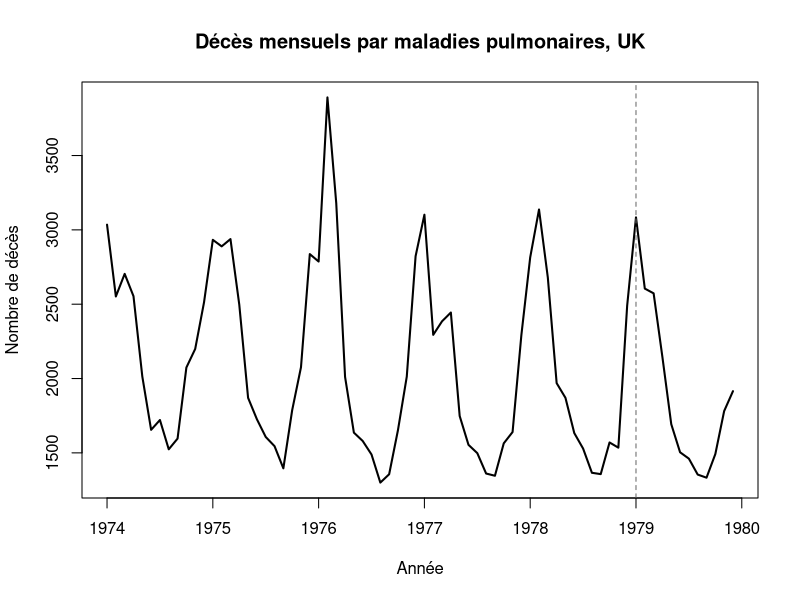
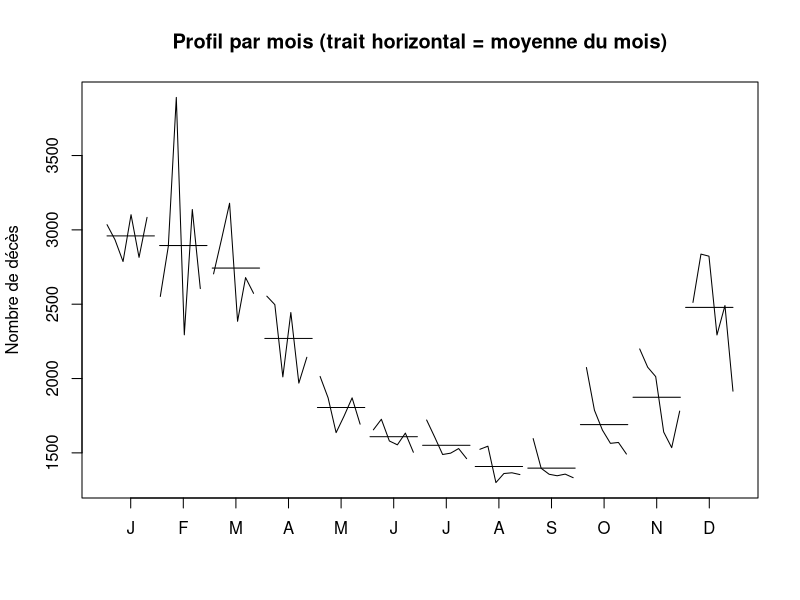
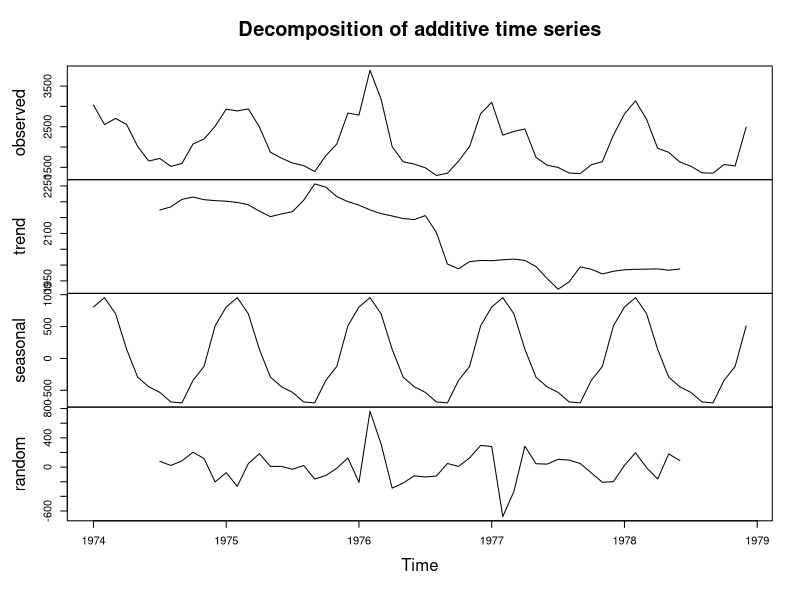
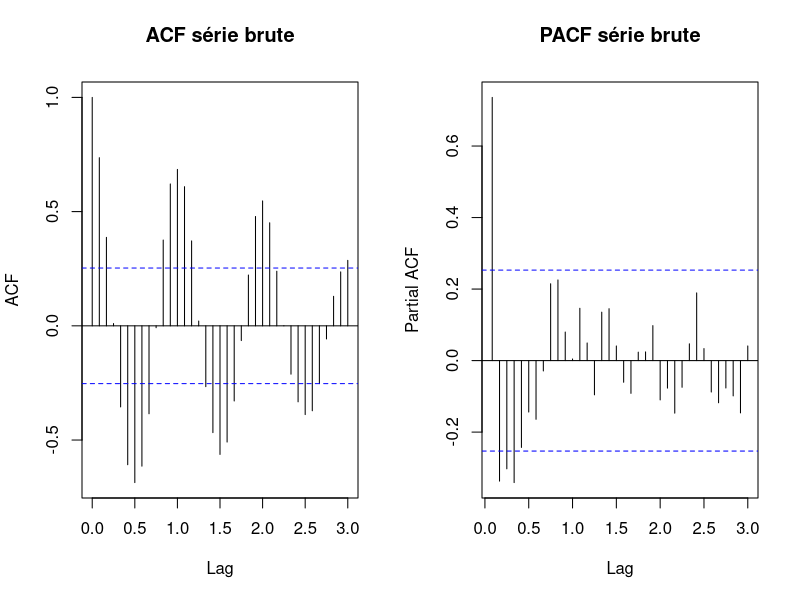
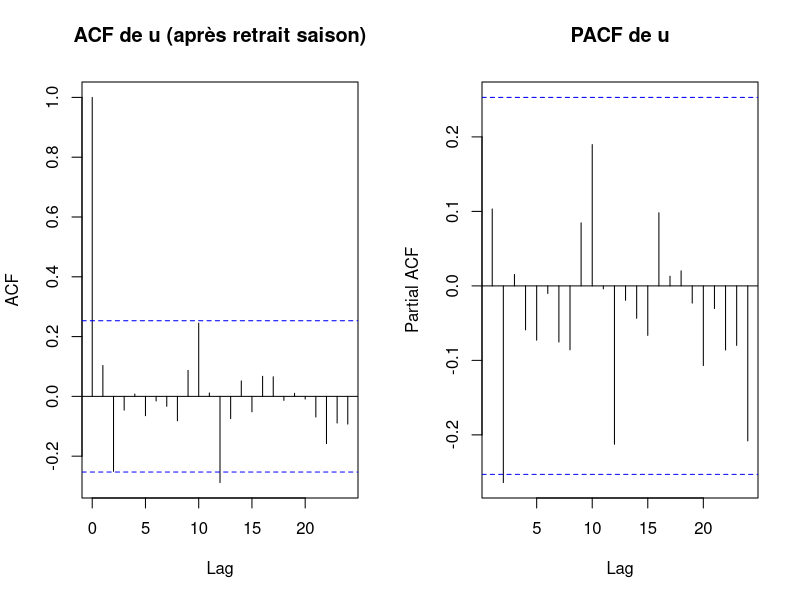
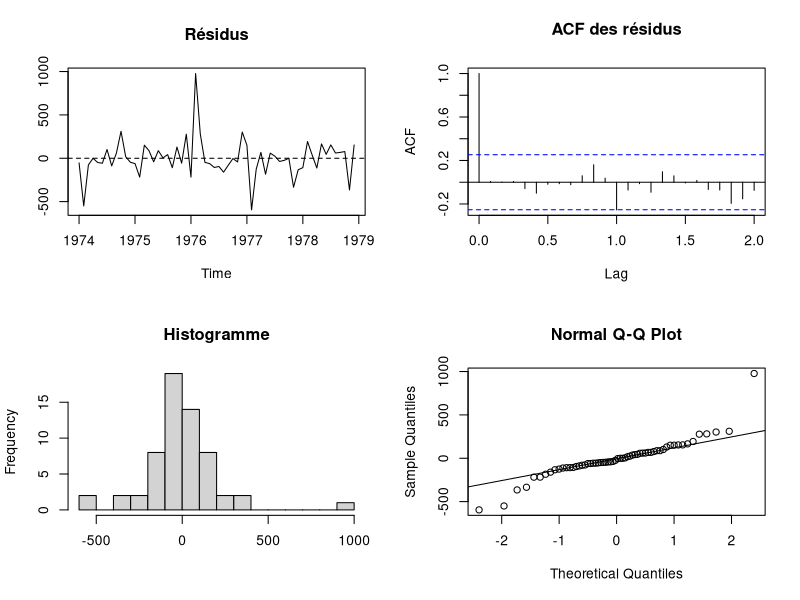
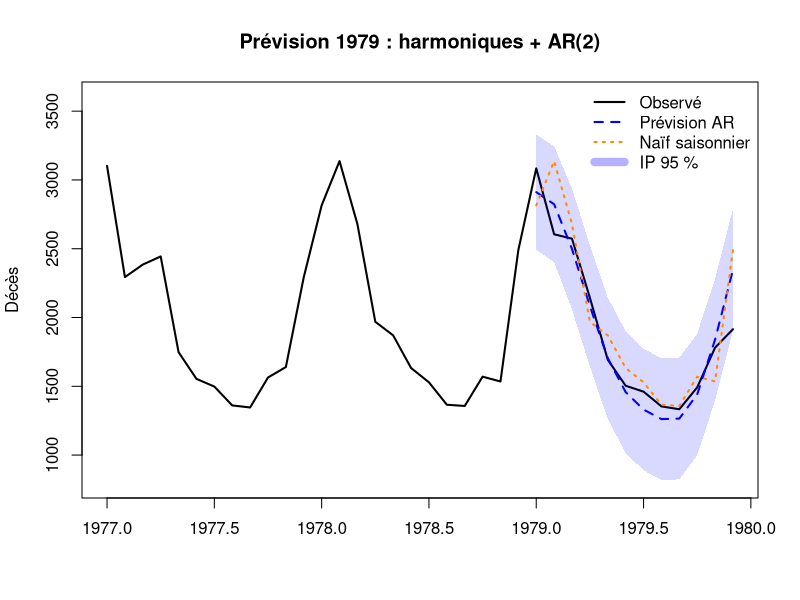
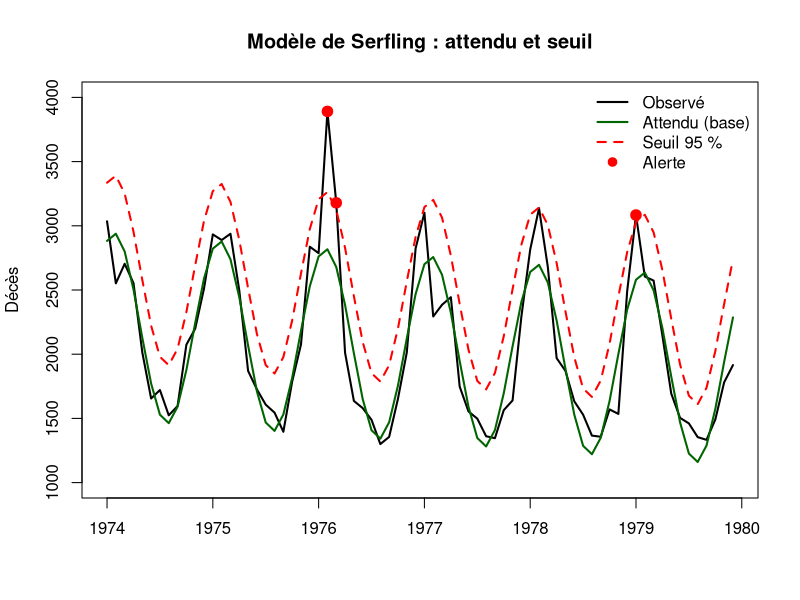

Here is the R script that generated these plots, in order:
# =============================================================================
#  PROJET SÉRIES TEMPORELLES : décès mensuels par maladies pulmonaires (UK)
#  Données : ldeaths (R, package datasets), janvier 1974 – décembre 1979
#  Auteur  : Christian TOSSE
#
#  Plan :
#   0. Les données et leur structure
#   1. Exploration : graphiques, tendance, saisonnalité, ACF / PACF
#   2. Pourquoi un AR "brut" ne suffit pas (expérience instructive)
#   3. Le modèle retenu : régression harmonique + erreurs AR(p)
#   4. Validation : diagnostic des résidus
#   5. Prévision de 1979 : RMSE, intervalles de prévision
#   6. Bonus : modèle de Serfling et seuil épidémique
#
#  Aucun package externe : uniquement R de base (stats, graphics).
# =============================================================================


# -----------------------------------------------------------------------------
# 0. LES DONNÉES ET LEUR STRUCTURE
# -----------------------------------------------------------------------------

dir.create("figures", showWarnings = FALSE)   # dossier où l'on sauvegarde les graphiques

y <- ldeaths                                  # la série est déjà dans R : on la copie dans y
print(y)                                      # tableau années x mois : 6 lignes, 12 colonnes
class(y)                                      # "ts" : objet série temporelle (valeurs + calendrier)
start(y); end(y)                              # début 1974 mois 1, fin 1979 mois 12
frequency(y)                                  # 12 observations par an -> données mensuelles
length(y)                                     # 72 observations au total (6 ans x 12 mois)
summary(y)                                    # min 1300, médiane 1870, moyenne 2057, max 3891
# Interprétation : ~2000 décès par mois en moyenne, avec un écart énorme
# entre le mois le plus bas (1300) et le plus haut (3891, février 1976).

# Découpage apprentissage / test : on cache la dernière année au modèle
y_train <- window(y, end   = c(1978, 12))     # 1974-1978 : 60 mois pour estimer
y_test  <- window(y, start = c(1979, 1))      # 1979 : 12 mois pour juger les prévisions
n_train <- length(y_train)                    # 60
h       <- length(y_test)                     # horizon de prévision : 12 mois


# -----------------------------------------------------------------------------
# 1. EXPLORATION
# -----------------------------------------------------------------------------

# 1.a Chronogramme : la série dans le temps
png("figures/01_chronogramme.png", width = 900, height = 450)  # ouvre un fichier image
plot(y, main = "Décès mensuels par maladies pulmonaires, UK",
     ylab = "Nombre de décès", xlab = "Année", lwd = 2)          # trace la série
abline(v = 1979, lty = 2, col = "grey40")                        # sépare apprentissage et test
dev.off()                                                        # ferme et écrit le fichier
# Lecture : un pic chaque hiver, un creux chaque été, le même motif chaque
# année -> SAISONNALITÉ de période 12. Les pics varient (1976 très haut) :
# ce sont ces écarts à la saison "normale" qui intéressent la surveillance.

# 1.b Graphique par mois : la saisonnalité vue directement
png("figures/02_monthplot.png", width = 900, height = 450)
monthplot(y, main = "Profil par mois (trait horizontal = moyenne du mois)",
          ylab = "Nombre de décès")                              # une sous-série par mois
dev.off()
# Lecture : janvier-février ~2900, juillet-septembre ~1400. Le mois explique
# à lui seul l'essentiel des variations.

# 1.c Décomposition : tendance + saison + reste
dec <- decompose(y_train)                     # moyenne mobile 2x12 pour la tendance, puis
                                              # moyenne par mois des écarts pour la saison
png("figures/03_decomposition.png", width = 900, height = 700)
plot(dec)                                     # 4 panneaux : observé, tendance, saison, aléatoire
dev.off()
round(dec$figure, 0)                          # les 12 coefficients saisonniers (écart au niveau moyen)
# Lecture : tendance légèrement décroissante ; saison d'amplitude ~ +/-700 ;
# le reste est irrégulier (gros résidu en février 1976).

# 1.d Autocorrélations de la série brute
png("figures/04_acf_pacf_brute.png", width = 900, height = 400)
par(mfrow = c(1, 2))                          # deux graphiques côte à côte
acf(y_train,  lag.max = 36, main = "ACF série brute")    # corrélation entre y_t et y_{t-k}
pacf(y_train, lag.max = 36, main = "PACF série brute")   # corrélation "nette" à k
dev.off()
round(acf(y_train, plot = FALSE, lag.max = 12)$acf[-1], 2)
# ATTENTION à l'axe "Lag" des graphiques : il est en ANNÉES pour un objet ts
# mensuel (1.0 = 12 mois, 0.5 = 6 mois). Les pointillés bleus = +/- 2/sqrt(n).
# Lecture : l'ACF a la forme d'une SINUSOÏDE de période 12 (+0.74 à 1 mois,
# -0.69 à 6 mois, +0.68 à 12 mois) qui décroît très lentement.
# Conclusion : la moyenne de la série dépend du mois -> la série N'EST PAS
# STATIONNAIRE. Or un modèle AR suppose la stationnarité. Il faut d'abord
# traiter la saisonnalité.


# -----------------------------------------------------------------------------
# 2. EXPÉRIENCE : un AR directement sur la série brute
# -----------------------------------------------------------------------------

# On fait "comme si" la série était stationnaire, pour voir ce qui se passe.
ar_brut <- ar(y_train, aic = TRUE, order.max = 15)   # choisit l'ordre p par AIC (Yule-Walker)
ar_brut$order                                        # p = 5
prev_ar_brut <- predict(ar_brut, n.ahead = h)$pred   # prévisions 1979

# Prévision de référence très simple : "naïf saisonnier"
# (janvier 1979 = janvier 1978, etc.). Tout modèle sérieux doit faire mieux.
prev_naif <- ts(as.numeric(window(y_train, start = c(1978, 1))),
                start = c(1979, 1), frequency = 12)

rmse <- function(obs, prev) sqrt(mean((obs - prev)^2))  # erreur quadratique moyenne, en décès
rmse(y_test, prev_ar_brut)                   # ~317
rmse(y_test, prev_naif)                      # ~266
# Leçon : l'AR brut fait PIRE que la méthode naïve. Un AR(5) ne "voit" que
# 5 mois en arrière : il ne peut pas reproduire un cycle de 12 mois, et ses
# prévisions reviennent vite vers la moyenne globale (~2000).


# -----------------------------------------------------------------------------
# 3. LE MODÈLE RETENU : régression harmonique + erreurs AR(p)
# -----------------------------------------------------------------------------
# Idée : y_t = [tendance + saison déterministe] + u_t,   u_t ~ AR(p)
#   - tendance  : a + b*t
#   - saison    : somme de K paires (cosinus, sinus) de période 12, 12/2, ...
#   - u_t       : écart à la saison normale, stationnaire, modélisé par un AR

# Fonction qui fabrique les régresseurs harmoniques pour des temps tt
harmoniques <- function(tt, K) {
  M <- NULL                                            # matrice vide au départ
  for (k in 1:K) {                                     # pour chaque harmonique k
    M <- cbind(M, cos(2 * pi * k * tt / 12),           # cosinus de période 12/k
                  sin(2 * pi * k * tt / 12))           # sinus de période 12/k
  }
  colnames(M) <- paste0(rep(c("cos", "sin"), K), rep(1:K, each = 2))  # noms lisibles
  M                                                    # renvoie la matrice
}

t_train <- 1:n_train                         # temps 1..60 pour l'apprentissage
t_test  <- (n_train + 1):(n_train + h)       # temps 61..72 pour 1979

# 3.a Choix de K (nombre d'harmoniques) par régression ordinaire
for (K in 1:3) {
  fit_lm <- lm(y_train ~ t_train + harmoniques(t_train, K))     # MCO
  cat("K =", K, " AIC =", round(AIC(fit_lm), 1),
      " R2 ajusté =", round(summary(fit_lm)$adj.r.squared, 3), "\n")
}
K <- 2                                        # K = 2 : AIC minimal ; K = 3 n'apporte rien
reg_saison <- lm(y_train ~ t_train + harmoniques(t_train, K))
summary(reg_saison)
# Lecture : tendance -4.9 décès/mois (significative, p = 0.008) ;
# cos1, sin1, sin2 très significatifs ; R2 ajusté = 0.85 :
# tendance + saison expliquent 85 % de la variance.

# 3.b Les résidus de cette régression : sont-ils indépendants ?
u <- resid(reg_saison)                       # u_t = écart à la saison normale
png("figures/05_acf_pacf_residus_reg.png", width = 900, height = 400)
par(mfrow = c(1, 2))
acf(u,  lag.max = 24, main = "ACF de u (après retrait saison)")
pacf(u, lag.max = 24, main = "PACF de u")
dev.off()
round(pacf(u, plot = FALSE, lag.max = 6)$acf, 2)
2 / sqrt(n_train)                            # bande de significativité approx. : 0.26
# Lecture : la sinusoïde a disparu (saison bien retirée). Il reste une
# PACF à -0.26 au retard 2, à la limite de la bande. Règle : pour un AR(p),
# la PACF s'annule après le retard p -> candidat p = 2.

# 3.c Estimation conjointe (maximum de vraisemblance) pour p = 0..3
X_train <- cbind(t = t_train, harmoniques(t_train, K))    # régresseurs apprentissage
X_test  <- cbind(t = t_test,  harmoniques(t_test,  K))    # régresseurs 1979 (connus d'avance)
for (p in 0:3) {
  f <- arima(y_train, order = c(p, 0, 0), xreg = X_train, method = "ML")
  cat("p =", p, " AIC =", round(AIC(f), 1), " BIC =", round(BIC(f), 1), "\n")
}
# AIC minimal pour p = 2 (832.0) ; le BIC, plus sévère, hésite avec p = 0.
# On retient p = 2 : AIC + PACF + résidus plus propres (voir section 4).

modele <- arima(y_train, order = c(2, 0, 0), xreg = X_train, method = "ML")
modele                                       # coefficients et écarts-types
# ar1 = 0.14 (e.t. 0.12, non significatif) ; ar2 = -0.31 (e.t. 0.13, |z| = 2.3,
# significatif à 5 %) : un mois anormalement haut tend à être suivi, deux
# mois plus tard, d'un mois un peu plus bas (après un pic, une partie des
# personnes fragiles est déjà décédée : effet de "moisson").
# Tendance : -5.1 décès/mois ; sigma^2 = 45455 -> écart-type d'innovation ~213.

# Stationnarité de la partie AR : racines de 1 - phi1 z - phi2 z^2 hors du disque unité
phi <- coef(modele)[c("ar1", "ar2")]
Mod(polyroot(c(1, -phi)))                    # modules = 1.79 > 1 -> AR stationnaire, OK


# -----------------------------------------------------------------------------
# 4. VALIDATION : diagnostic des résidus
# -----------------------------------------------------------------------------
e <- resid(modele)                           # résidus = innovations estimées

png("figures/06_diagnostic.png", width = 900, height = 700)
par(mfrow = c(2, 2))
plot(e, main = "Résidus", ylab = ""); abline(h = 0, lty = 2)     # centrés ? motif ?
acf(e, lag.max = 24, main = "ACF des résidus")                    # tout dans la bande ?
hist(e, breaks = 15, main = "Histogramme", xlab = "")             # forme
qqnorm(e); qqline(e)                                              # normalité
dev.off()

Box.test(e, lag = 24, type = "Ljung-Box", fitdf = 2)
# H0 : pas d'autocorrélation jusqu'au retard 24. p ~ 0.70 -> on ne rejette
# pas : les résidus sont un bruit blanc, le modèle a capté la dépendance.
shapiro.test(e)
# H0 : normalité. p ~ 1e-05 -> normalité REJETÉE. Cause : quelques mois
# extrêmes (février 1976 surtout) alourdissent la queue droite.
# Conséquence : les estimations restent valables, mais les intervalles de
# prévision (qui supposent la normalité) sont à lire avec prudence.
# C'est une limite à mentionner honnêtement.


# -----------------------------------------------------------------------------
# 5. PRÉVISION DE 1979 ET ÉVALUATION
# -----------------------------------------------------------------------------
pr <- predict(modele, n.ahead = h, newxreg = X_test)  # prévisions + écarts-types
prev  <- pr$pred                                      # prévision ponctuelle
borne_inf <- prev - 1.96 * pr$se                      # intervalle de prévision à 95 %
borne_sup <- prev + 1.96 * pr$se

rmse(y_test, prev)                                    # ~161 décès
# Comparaison : naïf saisonnier 266, AR brut 317 -> erreur réduite de ~40 %.
mean(y_test >= borne_inf & y_test <= borne_sup)       # = 1 : les 12 mois sont dans l'IP 95 %
# (décembre 1979, 1915, frôle la borne basse 1906 : hiver doux).

resultat <- data.frame(mois = month.abb,              # tableau récapitulatif
                       observe = as.numeric(y_test),
                       prevu = round(as.numeric(prev)),
                       inf95 = round(as.numeric(borne_inf)),
                       sup95 = round(as.numeric(borne_sup)))
print(resultat)

png("figures/07_prevision_1979.png", width = 900, height = 450)
plot(window(y, start = c(1977, 1)), ylim = c(800, 3600), lwd = 2,
     main = "Prévision 1979 : harmoniques + AR(2)", ylab = "Décès", xlab = "")
polygon(c(time(prev), rev(time(prev))),
        c(borne_inf, rev(borne_sup)), col = rgb(0, 0, 1, 0.15), border = NA)  # bande 95 %
lines(prev, col = "blue", lwd = 2, lty = 2)           # prévision
lines(prev_naif, col = "darkorange", lty = 3, lwd = 2) # référence naïve
legend("topright", c("Observé", "Prévision AR", "Naïf saisonnier", "IP 95 %"),
       col = c("black", "blue", "darkorange", rgb(0, 0, 1, 0.3)),
       lty = c(1, 2, 3, 1), lwd = c(2, 2, 2, 8), bty = "n")
dev.off()


# -----------------------------------------------------------------------------
# 6. BONUS : MODÈLE DE SERFLING ET SEUIL ÉPIDÉMIQUE
# -----------------------------------------------------------------------------
# Serfling (1963) : niveau de base = tendance + une harmonique annuelle,
# estimé par MCO SANS les périodes épidémiques ; seuil = borne supérieure
# de l'intervalle de prévision à 95 %. Un mois au-dessus = excès de décès.

t_all <- 1:length(y)                                  # temps 1..72 (toute la série)
base  <- data.frame(y = as.numeric(y), t = t_all,
                    cos1 = cos(2 * pi * t_all / 12),
                    sin1 = sin(2 * pi * t_all / 12))

# Étape 1 : ajustement sur tout, pour repérer les mois clairement épidémiques
s1 <- lm(y ~ t + cos1 + sin1, data = base)
seuil1 <- predict(s1, newdata = base, interval = "prediction", level = 0.95)[, "upr"]
garder <- base$y <= seuil1                            # on exclut les mois au-dessus du seuil

sum(!garder)                                          # 1 mois exclu : février 1976
# Étape 2 : on ré-estime le niveau de base sans eux (base "non épidémique")
serfling <- lm(y ~ t + cos1 + sin1, data = base[garder, ])
summary(serfling)
ip <- predict(serfling, newdata = base, interval = "prediction", level = 0.95)
base$attendu <- ip[, "fit"]                           # décès attendus hors épidémie
base$seuil   <- ip[, "upr"]                           # seuil épidémique
base$alerte  <- base$y > base$seuil                   # TRUE = excès
base$exces   <- ifelse(base$alerte, base$y - base$attendu, 0)  # décès en excès

base$date <- format(as.Date(paste(floor(time(y)), cycle(y), 1, sep = "-")), "%Y-%m")
print(base[base$alerte, c("date", "y", "attendu", "seuil", "exces")])
# Résultat : 3 alertes. Février 1976 (+1074 décès en excès), mars 1976 (+500),
# janvier 1979 (+504). Février-mars 1976 : hiver 1975-76, probablement une
# épidémie de grippe (hypothèse à vérifier dans la littérature avant de l écrire).
sum(base$exces)                                       # total des décès en excès (~2078)

png("figures/08_serfling.png", width = 900, height = 450)
plot(y, lwd = 2, ylim = c(1000, 4000), main = "Modèle de Serfling : attendu et seuil",
     ylab = "Décès", xlab = "")
lines(ts(base$attendu, start = c(1974, 1), frequency = 12), col = "darkgreen", lwd = 2)
lines(ts(base$seuil,   start = c(1974, 1), frequency = 12), col = "red", lty = 2, lwd = 2)
points(time(y)[base$alerte], base$y[base$alerte], pch = 19, col = "red", cex = 1.4)
legend("topright", c("Observé", "Attendu (base)", "Seuil 95 %", "Alerte"),
       col = c("black", "darkgreen", "red", "red"), lty = c(1, 1, 2, NA),
       pch = c(NA, NA, NA, 19), lwd = 2, bty = "n")
dev.off()
# =============================================================================
# FIN
# =============================================================================
